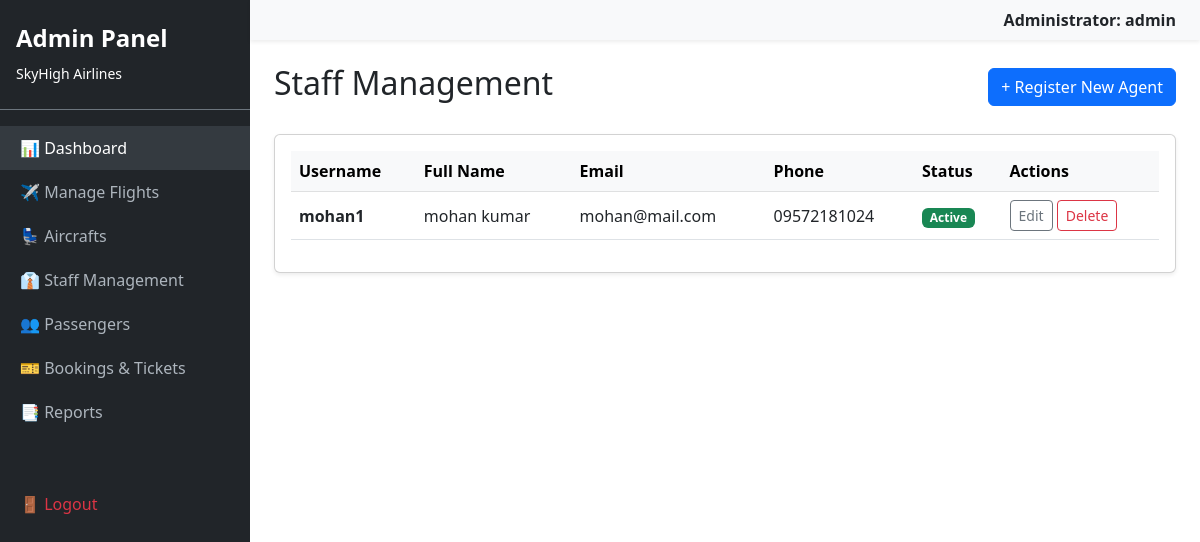
/dashboard/admin/staff/ (signed in), run on the app's committed database.
### core/models.py (models this page shows)
class User(AbstractUser):
    IS_CUSTOMER = 'customer'
    IS_STAFF = 'staff'
    IS_ADMIN = 'admin'
    ROLE_CHOICES = [
        (IS_CUSTOMER, 'Passenger'),
        (IS_STAFF, 'Airline Staff'),
        (IS_ADMIN, 'Administrator'),
    ]
    role = models.CharField(max_length=20, choices=ROLE_CHOICES, default=IS_CUSTOMER)
    phone_number = models.CharField(max_length=15, blank=True) # [cite: 31]

### core/views.py (the view)
# urls.py: path('dashboard/admin/staff/', views.admin_staff_list, name='admin_staff_list'),
@user_passes_test(is_admin, login_url='login')
def admin_staff_list(request):
    staff_members = User.objects.filter(role=User.IS_STAFF)
    return render(request, 'custom_admin/staff_list.html', {'staff_members': staff_members})

### core/views.py (called while the page is built)
def is_admin(user):
    return user.is_authenticated and (user.is_superuser or user.role == User.IS_ADMIN)

### core/templates/custom_admin/staff_list.html
{% extends 'base_admin.html' %}
{% block content %}
<div class="d-flex justify-content-between align-items-center mb-4">
    <h2>Staff Management</h2>
    <a href="{% url 'admin_staff_add' %}" class="btn btn-primary">+ Register New Agent</a>
</div>
<div class="card shadow-sm">
    <div class="card-body">
        <table class="table table-hover align-middle">
            <thead class="table-light">
                <tr>
                    <th>Username</th>
                    <th>Full Name</th>
                    <th>Email</th>
                    <th>Phone</th>
                    <th>Status</th>
                    <th>Actions</th>
                </tr>
            </thead>
            <tbody>
                {% for staff in staff_members %}
                <tr>
                    <td class="fw-bold">{{ staff.username }}</td>
                    <td>{{ staff.get_full_name }}</td>
                    <td>{{ staff.email }}</td>
                    <td>{{ staff.phone_number }}</td>
                    <td>
                        {% if staff.is_active %}
                            <span class="badge bg-success">Active</span>
                        {% else %}
                            <span class="badge bg-secondary">Inactive</span>
                        {% endif %}
                    </td>
                    <td>
                        <a href="{% url 'admin_staff_edit' staff.id %}" class="btn btn-sm btn-outline-secondary">Edit</a>
                        <a href="{% url 'admin_staff_delete' staff.id %}" class="btn btn-sm btn-outline-danger">Delete</a>
                    </td>
                </tr>
                {% empty %}
                <tr>
                    <td colspan="6" class="text-center py-4 text-muted">No staff members registered.</td>
                </tr>
                {% endfor %}
            </tbody>
        </table>
    </div>
</div>
{% endblock %}

### core/templates/base_admin.html (shortened to what this page needs)
<!DOCTYPE html>
<html lang="en">
<head>
    <link href="https://cdn.jsdelivr.net/npm/bootstrap@5.3.0/dist/css/bootstrap.min.css" rel="stylesheet">
</head>
<body>
    <div class="d-flex">
        <div class="sidebar" id="sidebar">
            <div class="py-4 px-3 mb-3 border-bottom border-secondary">
                <h4 class="fw-bold">Admin Panel</h4>
                <small>SkyHigh Airlines</small>
            </div>
            <ul class="nav flex-column">
                <li class="nav-item"><a href="{% url 'admin_dashboard' %}" class="nav-link active">📊 Dashboard</a></li>
                <li class="nav-item"><a href="{% url 'admin_flight_list' %}" class="nav-link">✈️ Manage Flights</a></li>
                <li class="nav-item"><a href="{% url 'admin_aircraft_list' %}" class="nav-link">💺 Aircrafts</a></li>
                <li class="nav-item"><a href="{% url 'admin_staff_list' %}" class="nav-link">👔 Staff Management</a></li>
                <li class="nav-item"><a href="{% url 'admin_passenger_list' %}" class="nav-link">👥 Passengers</a></li>
                <li class="nav-item"><a href="{% url 'admin_reservation_list' %}" class="nav-link">🎫 Bookings & Tickets</a></li>
                <li class="nav-item"><a href="#" class="nav-link">📑 Reports</a></li>
                <li class="nav-item mt-5"><a href="{% url 'logout' %}" class="nav-link text-danger">🚪 Logout</a></li>
            </ul>
        </div>
        <div class="content">
            <nav class="navbar navbar-light bg-light shadow-sm px-4">
                <span class="ms-auto fw-bold">Administrator: {{ user.username }}</span>
            </nav>
            <div class="container-fluid p-4">
                {% block content %}{% endblock %}
            </div>
        </div>
    </div>
</body>
</html>

### core/templates/base_admin.html (style rules this page uses)
body { overflow-x: hidden; }
.sidebar { min-height: 100vh; width: 250px; background-color: #212529; color: white; position: fixed; transition: margin 0.3s; }
.sidebar .nav-link { color: #adb5bd; padding: 10px 20px; }
.sidebar .nav-link:hover, .sidebar .nav-link.active { color: white; background-color: #343a40; }
.content { margin-left: 250px; transition: margin 0.3s; width: 100%; }

### data on the page
User: username "admin"
User: username "mohan1", get_full_name "mohan kumar", email "mohan@mail.com", phone_number "09572181024", is_active "Active"
